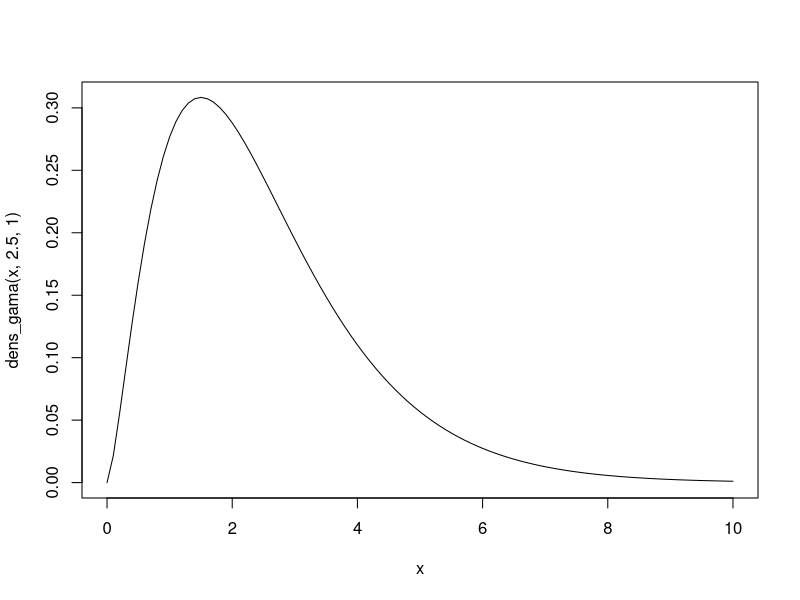
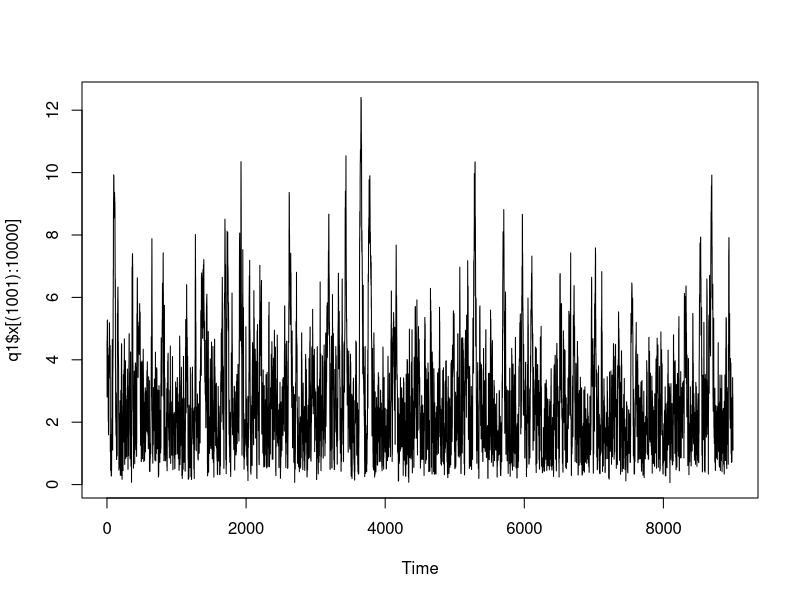
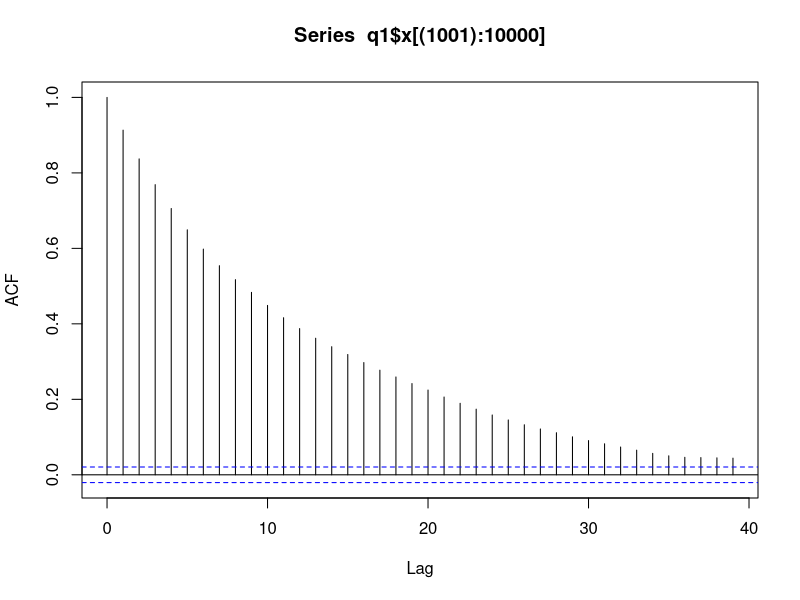

The R script that drew these images, in order: (Note: this script raises an error after producing the figures.)
# Aula 8.2 - MCMC - Metropolis-Hastings e Gibbs - Exercicios

# 1 ----

## 1.1 ----

dens_gama = function(x, alfa, beta) {
  dgamma(x, shape = alfa, rate = beta)
}

curve(dens_gama(x, 2.5, 1), xlim = c(0, 10))

MCMC_MH_gama = function(M, tau2, x0 = 1, alfa = 2.5, beta = 1) {
  x = NULL
  x[1] = x0
  cont = 0
  
  for (t in 2:M) {
    x.p = rnorm(1, x[t-1], sqrt(tau2))
    
    if (x.p <= 0) {
      x[t] = x[t-1]
    } else {
      razao.num = dens_gama(x.p, alfa, beta)
      razao.den = dens_gama(x[t-1], alfa, beta)
      razao = razao.num / razao.den
      alpha = min(1, razao)
      u = runif(1, 0, 1)
      
      if (u < alpha) {
        x[t] = x.p
        cont = cont + 1
      } else {
        x[t] = x[t-1]
      }
    }
  }
  list(
    x = x,
    cont = cont
  )
}

q1 <- MCMC_MH_gama(10000, 1)
q1$x

ts.plot(q1$x[(1001):10000])
acf(q1$x[(1001):10000])

hist(x[seq(1001, 10000, by = 50)], freq = F)
curve(dens_gama(x, 2.5, 1), add = T)

q1$cont/10000

## 1.2 ----

q1_0.1 <- MCMC_MH_gama(10000, 0.1)
q1_1 <- MCMC_MH_gama(10000, 1)
q1_10 <- MCMC_MH_gama(10000, 10)
q1_100 <- MCMC_MH_gama(10000, 100)

q1_0.1$cont/10000
q1_1$cont/10000
q1_10$cont/10000
q1_100$cont/10000

# 2 ----

dens_mistura = function(x) {
  0.2 * dnorm(x, -7, sqrt(2)) +
  0.5 * dnorm(x,  0, sqrt(5)) +
  0.3 * dnorm(x,  4, 1)
}

x = seq(-15, 10, by = 0.1)
y = dens_mistura(x)

plot(x, y, type = "l")

MCMC_MH_mistura = function(M, sigma, x0 = 0) {
  x = NULL
  x[1] = x0
  cont = 0
  
  for (t in 2:M) {
    x.p = rnorm(1, x[t-1], sigma)
    
    razao = dens_mistura(x.p) / dens_mistura(x[t-1])
    alpha = min(1, razao)
    u = runif(1)
    
    if (u < alpha) {
      x[t] = x.p
      cont = cont + 1
    } else {
      x[t] = x[t-1]
    }
  }
  list(
    x = x,
    cont = cont
  )
}

q2_0.5 <- MCMC_MH_mistura(100000, 0.5)
q2_2 <- MCMC_MH_mistura(100000, 2)
q2_10 <- MCMC_MH_mistura(100000, 10)

q2_0.5$cont/100000
q2_2$cont/100000
q2_10$cont/100000

par(mfrow = c(3, 1))
ts.plot(q2_0.5$x[10001:100000])
ts.plot(q2_2$x[10001:100000])
ts.plot(q2_10$x[10001:100000])
par(mfrow = c(1, 1))

par(mfrow = c(3, 1))
acf(q2_0.5$x[10001:100000])
acf(q2_2$x[10001:100000])
acf(q2_10$x[10001:100000])
par(mfrow = c(1, 1))

par(mfrow = c(3,1))
for (i in 1:3) {
  q2 = list(q2_0.5, q2_2, q2_10)[[i]]
  hist(q2$x[(1001):100000], freq = F)
  curve(dens_mistura(x), add = T, col = "red")
}
par(mfrow = c(1, 1))

# 3 ----
gibbs_exp_soma = function(M, lambda, c, x0) {
  n = length(lambda)
  X = matrix(NA, nrow = M, ncol = n)
  
  X[1, ] = x0
  
  for (t in 2:M) {
    x.atual = X[t-1, ]
    
    for (i in 1:n) {
      soma_outros = sum(x.atual[-i])
      y = rexp(1, rate = lambda[i])
      
      if (soma_outros > c) {
        x.atual[i] = y
      } else {
        x.atual[i] = (c - soma_outros) + y
      }
    }
    
    X[t, ] = x.atual
  }
  X
}

q3 = gibbs_exp_soma(
  10000,
  c(1,2,3),
  3,
  c(4,4,4)
)

par(mfrow = c(3, 1))
ts.plot(q3[1001:10000, 1], ylab = expression(x[1]))
ts.plot(q3[1001:10000, 2], ylab = expression(x[2]))
ts.plot(q3[1001:10000, 3], ylab = expression(x[3]))
par(mfrow = c(1, 1))

par(mfrow = c(3, 1))
acf(q3p[, 1])
acf(q3p[, 2])
acf(q3p[, 3])
par(mfrow = c(1, 1))

par(mfrow = c(3, 1))
hist(q3[1001:10000, 1], freq = F, main = "X1")
hist(q3[1001:10000, 2], freq = F, main = "X2")
hist(q3[1001:10000, 3], freq = F, main = "X3")
par(mfrow = c(1, 1))


# 4 ----

n = 100
mu_real = 5
tau_real = 1/4
y = rnorm(n, mu_real, sqrt(1/tau_real))

mu0 = 0
tau0 = 0.01
a = 0.01
b = 0.01

gibbs_normal = function(M, y, mu0, tau0, a, b) {
  n = length(y)
  ybar = mean(y)
  
  mu = NULL
  tau = NULL
  mu[1] = ybar
  tau[1] = 1 / var(y)
  
  for (t in 2:M) {
    # mu | tau, y
    prec = tau0 + n * tau[t-1]
    media = (tau0 * mu0 + n * tau[t-1] * ybar) / prec
    mu[t] = rnorm(1, media, sqrt(1 / prec))
    
    # tau | mu, y   (usa o mu que acabou de ser sorteado)
    tau[t] = rgamma(1, shape = a + n/2, rate = b + 0.5 * sum((y - mu[t])^2))
  }
  list(
    mu = mu,
    tau = tau
  )
}

q4 = gibbs_normal(10000, y, mu0, tau0, a, b)

mu_post = q4$mu[1001:10000]
tau_post = q4$tau[1001:10000]

par(mfrow = c(2, 1))
ts.plot(mu_post, ylab = expression(mu))
ts.plot(tau_post, ylab = expression(tau))
par(mfrow = c(1, 1))

par(mfrow = c(2, 1))
acf(mu_post)
acf(tau_post)
par(mfrow = c(1, 1))

par(mfrow = c(2, 1))
hist(mu_post, freq = F)
abline(v = mu_real, col = "red", lwd = 2)
hist(tau_post, freq = F)
abline(v = tau_real, col = "red", lwd = 2)
par(mfrow = c(1, 1))

plot(mu_post, tau_post, pch = 16, cex = 0.3, xlab = expression(mu), ylab = expression(tau))
